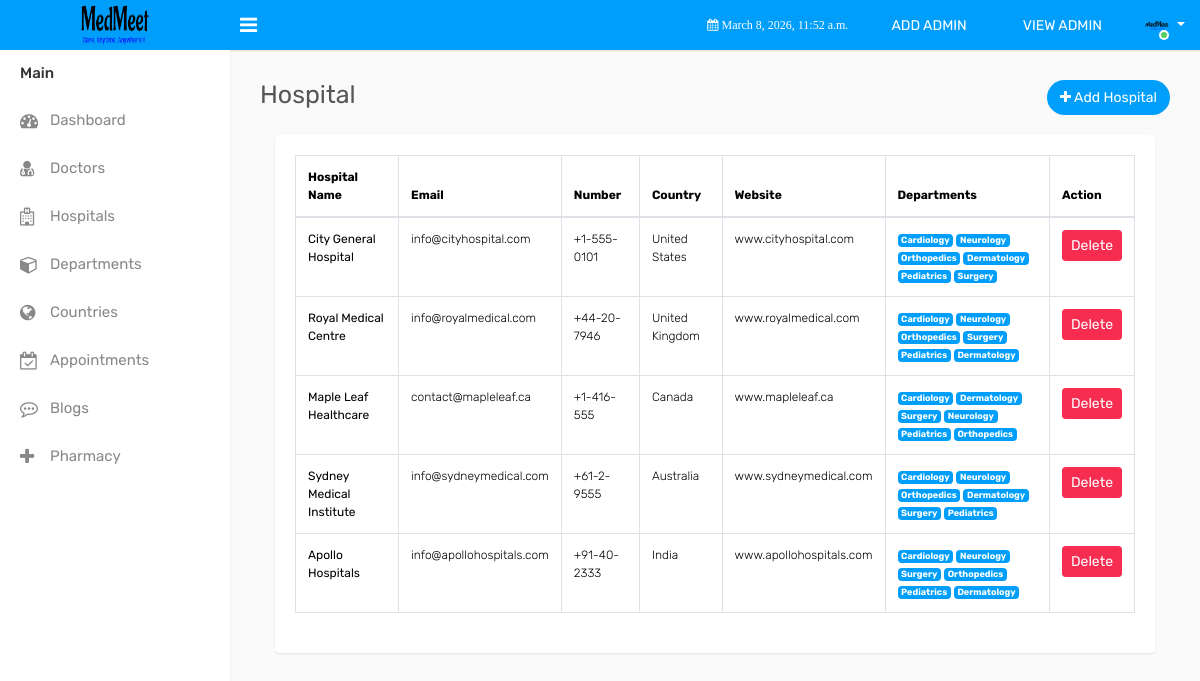
/Backendmed/display_hospital/, run on the app's committed database.
### medapp/models.py (models this page shows)
class hospital_DB(models.Model):
    HosName = models.CharField(max_length=100,null=True,blank=True)
    HosDept1 = models.CharField(max_length=100,null=True,blank=True)
    HosDept2 = models.CharField(max_length=100,null=True,blank=True)
    HosDept3 = models.CharField(max_length=100,null=True,blank=True)
    HosDept4 = models.CharField(max_length=100,null=True,blank=True)
    HosDept5 = models.CharField(max_length=100,null=True,blank=True)
    HosDept6 = models.CharField(max_length=100,null=True,blank=True)
    HosEmail = models.CharField(max_length=100,null=True,blank=True)
    HosWebsite = models.CharField(max_length=100,null=True,blank=True)
    HosCountry = models.CharField(max_length=100,null=True,blank=True)
    HosNumber = models.CharField(max_length=100,null=True,blank=True)

### medapp/views.py (the view)
# urls.py: path('display_hospital/',views.display_hospital, name='display_hospital'),
def display_hospital(re):
    hospital_data = hospital_DB.objects.all()
    date = datetime.datetime.now()
    return render(re,'displayhosp.html',{'hospital_data':hospital_data,'date':date})

### medapp/templates/displayhosp.html (shortened to what this page needs)
<!DOCTYPE html>
{% extends 'index.html' %}
{% block content %}
{% load static %}
<html lang="en">
<head>
</head>
<body>
    <div class="row">
        <div class="col-sm-4 col-3">
            <h4 class="page-title" style="font-size: 25px;">Hospital</h4>
        </div>
        <div class="col-sm-8 col-9 text-right m-b-20">
            <a href="{% url 'add_hosp' %}" class="btn btn btn-primary btn-rounded float-right"><i class="fa fa-plus"></i>
                Add Hospital</a>
        </div>
    </div>
    <div class="col-lg-12">
        <div class="card-box">
            <div class="card-block ">
                <div class="table-responsive">
                    <table class="table table-bordered m-b-20" style="font-size: 12px;">
                        <thead>
                            <tr>
                                <th>Hospital Name</th>
                                <th>Email</th>
                                <th>Number</th>
                                <th>Country</th>
                                <th>Website</th>
                                <th>Departments</th>
                                <th>Action</th>
                            </tr>
                        </thead>
                        <tbody>
                            {% for l in hospital_data %}
                            <tr>
                                <td><strong>{{l.HosName}}</strong></td>
                                <td>{{l.HosEmail}}</td>
                                <td>{{l.HosNumber}}</td>
                                <td>{{l.HosCountry}}</td>
                                <td>{{l.HosWebsite}}</td>
                                <td>
                                    {% if l.HosDept1 %}<span class="badge badge-primary">{{l.HosDept1}}</span>{% endif %}
                                    {% if l.HosDept2 %}<span class="badge badge-primary">{{l.HosDept2}}</span>{% endif %}
                                    {% if l.HosDept3 %}<span class="badge badge-primary">{{l.HosDept3}}</span>{% endif %}
                                    {% if l.HosDept4 %}<span class="badge badge-info">{{l.HosDept4}}</span>{% endif %}
                                    {% if l.HosDept5 %}<span class="badge badge-info">{{l.HosDept5}}</span>{% endif %}
                                    {% if l.HosDept6 %}<span class="badge badge-info">{{l.HosDept6}}</span>{% endif %}
                                </td>
                                <td>
                                    <a class="btn btn-sm btn-danger"
                                        href="{% url 'delete_Hospital' del_id=l.id %}">Delete</a>
                                </td>
                            </tr>
                            {% endfor %}
                        </tbody>
                    </table>
                </div>
            </div>
        </div>
    </div>
</body>
</html>
{% endblock %}

### data on the page
hospital_DB: HosName "City General Hospital", HosEmail "info@cityhospital.com", HosNumber "+1-555-0101", HosCountry "United States", HosWebsite "www.cityhospital.com", HosDept1 "Cardiology", HosDept2 "Neurology", HosDept3 "Orthopedics", HosDept4 "Dermatology", HosDept5 "Pediatrics", HosDept6 "Surgery"
hospital_DB: HosName "Royal Medical Centre", HosEmail "info@royalmedical.com", HosNumber "+44-20-7946", HosCountry "United Kingdom", HosWebsite "www.royalmedical.com", HosDept1 "Cardiology", HosDept2 "Neurology", HosDept3 "Orthopedics", HosDept4 "Surgery", HosDept5 "Pediatrics", HosDept6 "Dermatology"
hospital_DB: HosName "Maple Leaf Healthcare", HosEmail "contact@mapleleaf.ca", HosNumber "+1-416-555", HosCountry "Canada", HosWebsite "www.mapleleaf.ca", HosDept1 "Cardiology", HosDept2 "Dermatology", HosDept3 "Surgery", HosDept4 "Neurology", HosDept5 "Pediatrics", HosDept6 "Orthopedics"
hospital_DB: HosName "Sydney Medical Institute", HosEmail "info@sydneymedical.com", HosNumber "+61-2-9555", HosCountry "Australia", HosWebsite "www.sydneymedical.com", HosDept1 "Cardiology", HosDept2 "Neurology", HosDept3 "Orthopedics", HosDept4 "Dermatology", HosDept5 "Surgery", HosDept6 "Pediatrics"
hospital_DB: HosName "Apollo Hospitals", HosEmail "info@apollohospitals.com", HosNumber "+91-40-2333", HosCountry "India", HosWebsite "www.apollohospitals.com", HosDept1 "Cardiology", HosDept2 "Neurology", HosDept3 "Surgery", HosDept4 "Orthopedics", HosDept5 "Pediatrics", HosDept6 "Dermatology"
